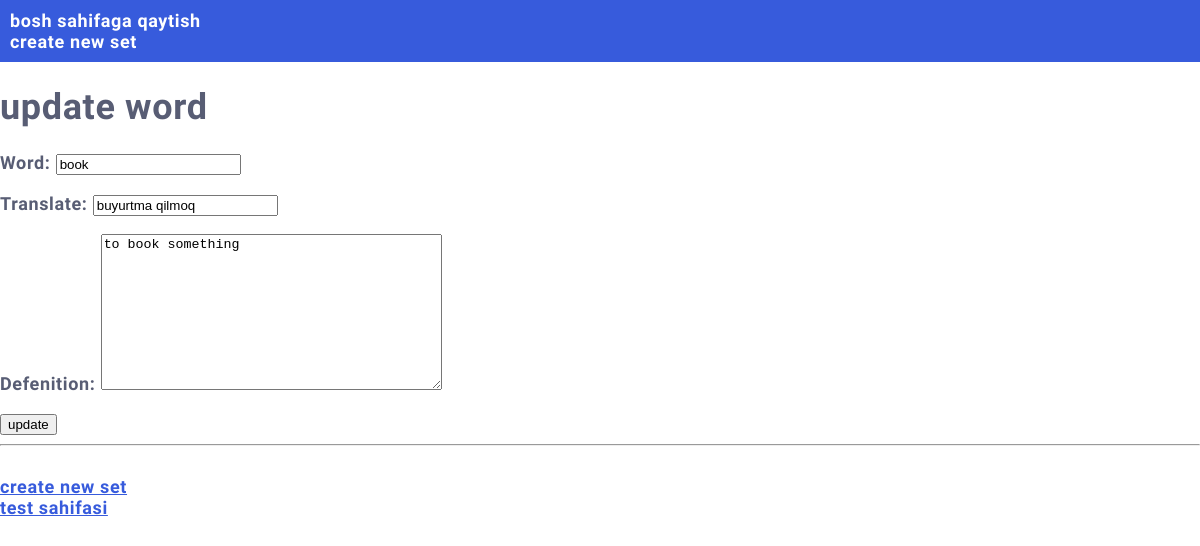
Page /1/update/ on the earlier database version.
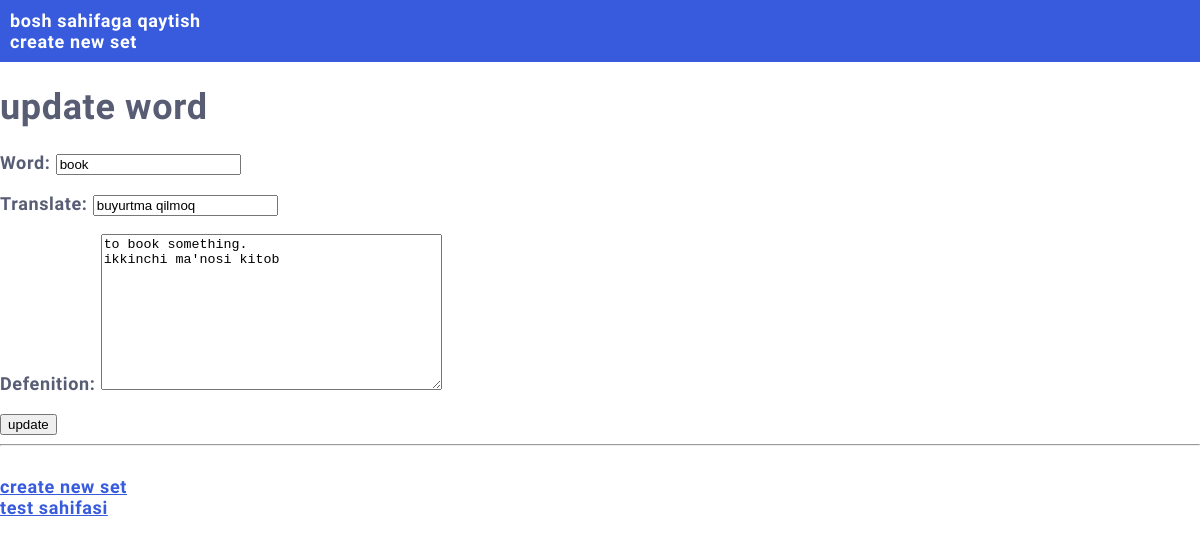
Same page on the later database version.
### my_card/models.py (models this page shows, shortened)
class Word(models.Model):
    word = models.CharField(max_length=100)
    translate = models.CharField(max_length=255)
    defenition = models.TextField(blank=True)
    set_id = models.ForeignKey(Set, on_delete=models.CASCADE, related_name='word_set')

### my_card/views.py (the view, shortened to what this page needs)
# urls.py: path('<int:id>/update/', views.update, name='update'),
def update(request, id):
    someword = Word.objects.get(id=id)
    form=WordForm(instance=someword)
    return render(request, "my_card/word_update.html", {"form": form})

### my_card/forms.py
class WordForm(forms.ModelForm):
    class Meta:
        model = Word #qaysi model uchun forma yasayotganimizni ko'rsatamiz
        exclude = ['set_id']  # set_id polyasidan boshqa barcha polyalar uchun forma yaratadi

### my_card/templates/my_card/word_update.html (shortened to what this page needs)
{% extends "my_card/base.html" %}
{% block content %}
<h1>update word</h1>
<form action=""  method="POST">
    {{ form.as_p }}
    <input type="submit" value="update">
</form>
{% endblock %}

Differences in the rows shown:
changed Word "book": defenition "to book something" → "to book something. ikkinchi ma'nosi kitob"
